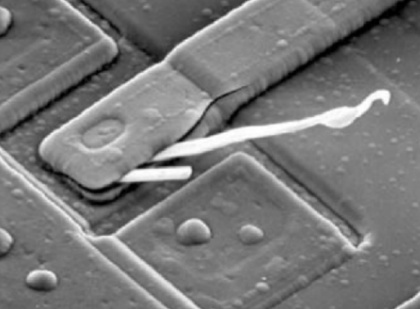
%> input picture 作业/hw4-18300290007/图片库/202153.jpg, 420 x 309 px, shrunk from 880 x 647 before the run
$ octave highpass_fliter.m   (GNU Octave 9; MATLAB toolbox functions it lacks are replaced by stand-ins)
%> lines starting %> are read from the running program, lines starting %| are printed output that depends on the picture
clc;clear all;close all;
A=imread('图片库//202153.jpg');%读取图像信息
%> A is the input picture: size 309x420x3 uint8; min 0, max 255, mean 120.3
if numel(size(A))>2 A=rgb2gray(A); end % 非灰则转灰
b=fill(A);
f=getf(b);
[m,n]=size(A);
h=geth(A,30);
c=cut((iget(f,h)));
subplot(231);
imshow(A);
title('原图');
subplot(232);
imshow(uint8(b));
title('填充后');
subplot(233);
imshow(h);
title('高斯滤波器σ=30');
subplot(234);
imshow(feq(f));
title('原图频谱图');
subplot(235)
imshow(A+3*c);
title('高通锐化操作结果（蒙版参数=3）');
subplot(236);
imshow(feq(getf(fill(A+3*c))));
title('操作后图的频谱图');
% 填充函数(零倍增）
function B=fill(A)
[m,n]=size(A);
%> m = 309; n = 420
B=zeros(2*m,2*n);
B(1:m,1:n)=A;
end
% 变换函数
function B=getf(A)
[m,n]=size(A);
%> m = 618; n = 840
% 中心平移
for i=1:m
    for j=1:n
        A(i,j)=(-1)^(i+j)*A(i,j);
    end
end
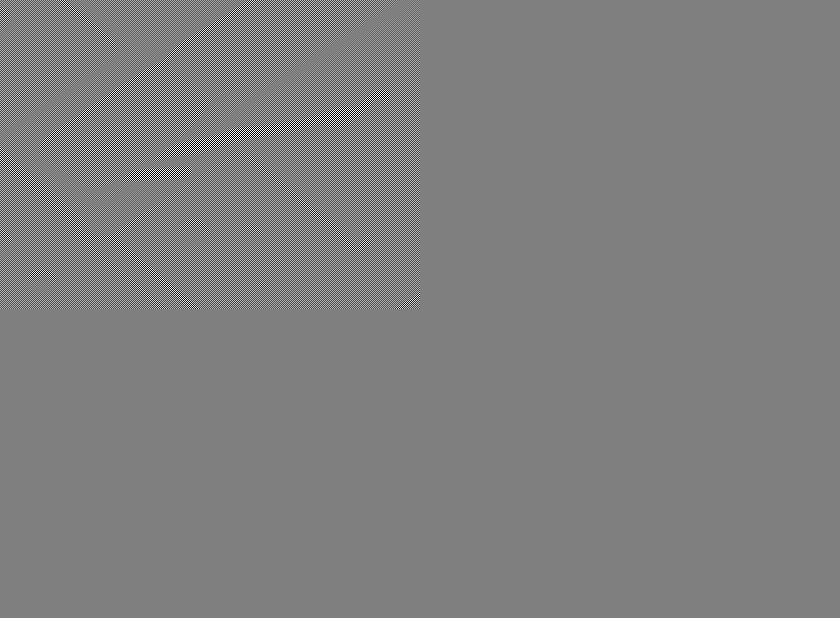
%> A: size 618x840 double; min -255, max 255, mean 0; drawn with min black and max white
% DFT
B=fft2(A);
end
% 谱函数--对变换后数组做对数处理，用于生成频谱图
function B=feq(f)
lgf=log(1+abs(f));
maxf=max(max(lgf));
minf=min(min(lgf));
B=(lgf-minf)/(maxf-minf);
end
% 滤波器函数（高斯高通）
function B=geth(A,sigma,c)
%> called with sigma = 30
[m,n]=size(A);
%> m = 309; n = 420
B=zeros(2*m,2*n);
for x=1:2*m
    for y=1:2*n
        r2 = (x-m)^2 + (y-n)^2;
        B(x,y) =1- exp(-r2 / (2*sigma^2));
    end
end
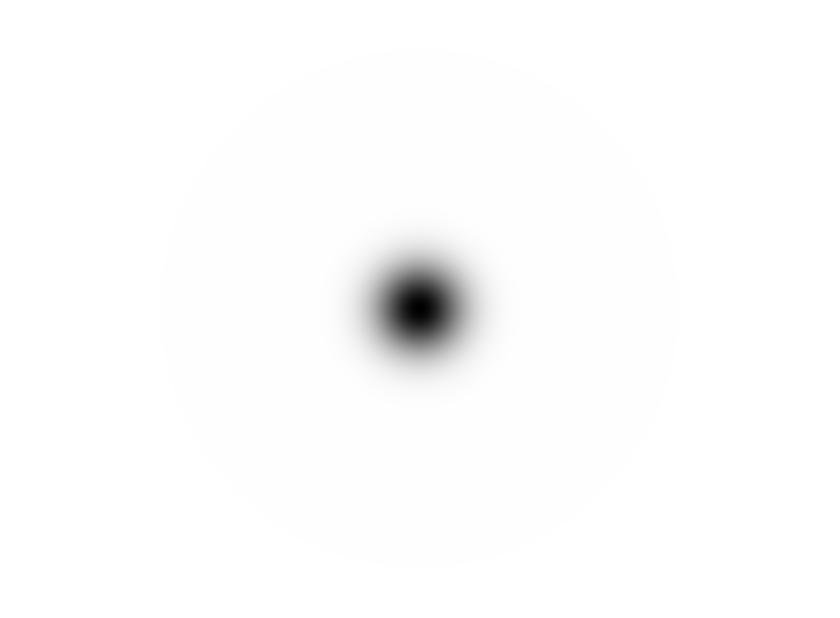
%> B: size 618x840 double; min 0, max 1, mean 0.989
end
% 逆变换函数
function B=iget(f,h)
B=real(ifft2(f.*h));
[m,n]=size(B);
%> m = 618; n = 840
for x=1:m
    for y=1:n
        B(x,y)=B(x,y)*(-1)^(x+y);
    end
end
end
% 截取函数
function B=cut(A)
[m,n]=size(A);
B=A(1:m/2,1:n/2);
%> B: size 309x420 double
B=uint8(B);
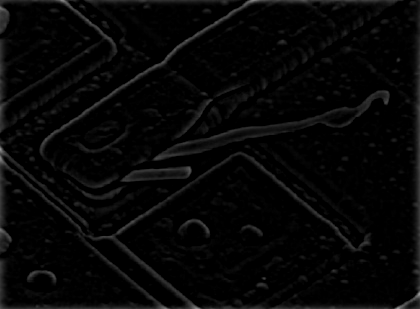
%> B: size 309x420 uint8; min 0, max 155, mean 6.5
%> in feq, `lgf=log(1+abs(f));`:
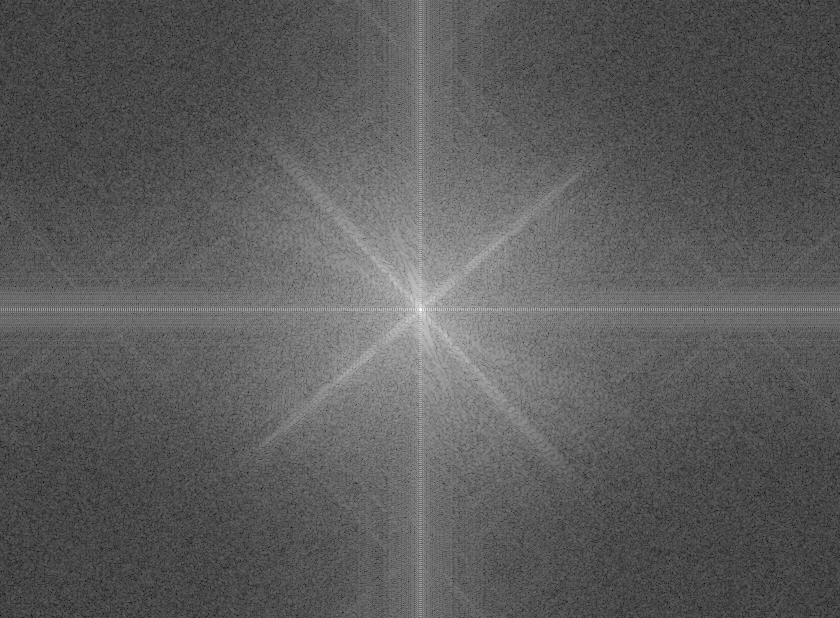
%> lgf: size 618x840 double; min 0.557, max 16.56, mean 6.35; drawn with min black and max white
%> in feq, `maxf=max(max(lgf));`: maxf = 16.56
%> in feq, `minf=min(min(lgf));`: minf = 0.557
%> `imshow(A+3*c);`:
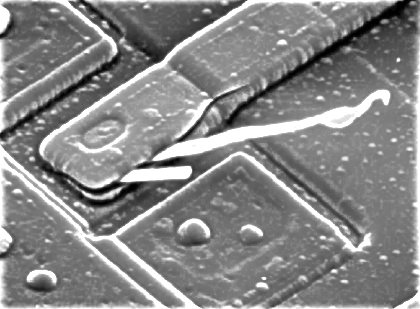
%> displayed picture: size 309x420, on the screen's scale of 0 to 255; min 0, max 255, mean 134.5
%> in fill (call 2), `B(1:m,1:n)=A;`:
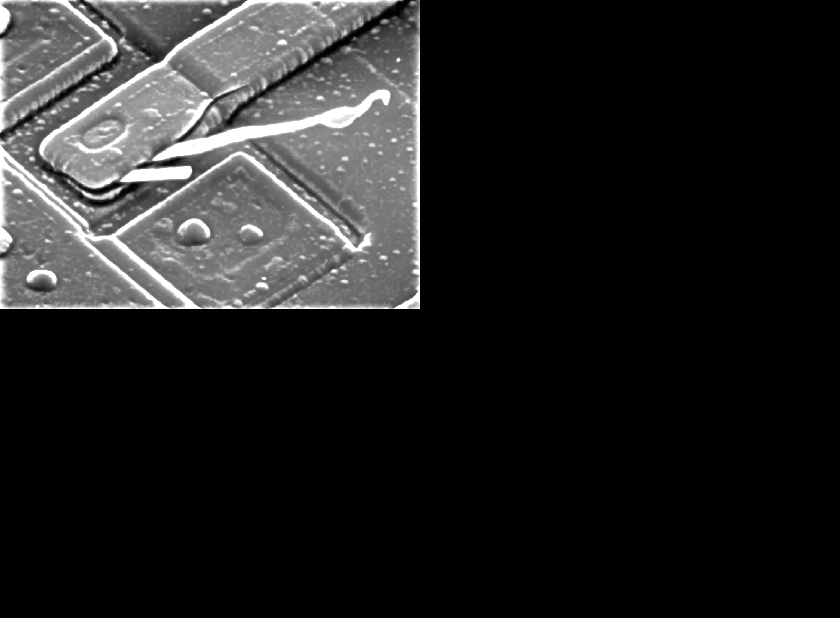
%> B: size 618x840 double; min 0, max 255, mean 33.6
%> in feq (call 2), `lgf=log(1+abs(f));`:
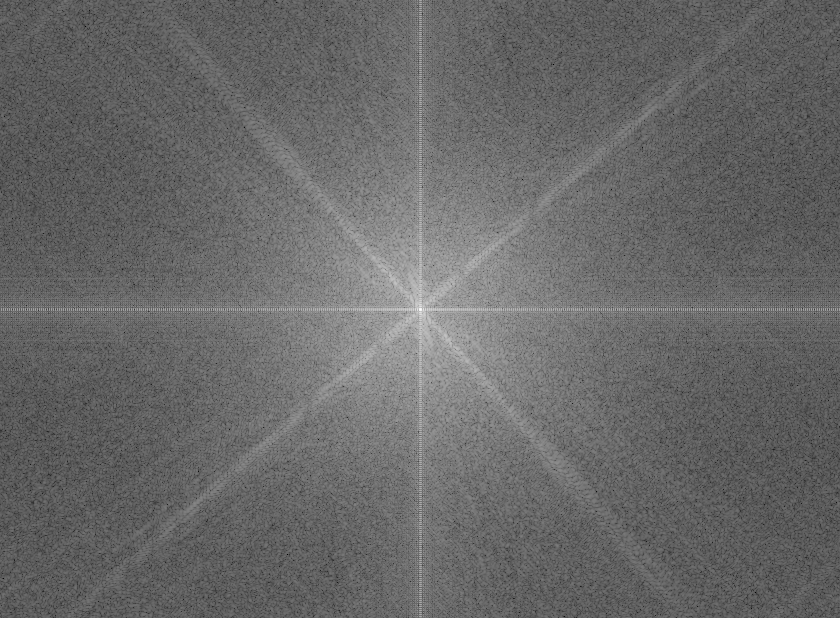
%> lgf: size 618x840 double; min 1.4, max 16.68, mean 7.66; drawn with min black and max white
%> in feq (call 2), `maxf=max(max(lgf));`: maxf = 16.68
%> in feq (call 2), `minf=min(min(lgf));`: minf = 1.4
end
